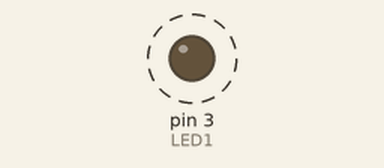
This sketch was run on a simulated Arduino Uno, built with avr-gcc and run on an emulated ATmega328P. On the bench: output pins drawn as LEDs (lit = HIGH). Dashed ring = blinking.

Above: at 0.5 s.
Timing chart, 0 to 4.6 s (numbered marks = the images above):
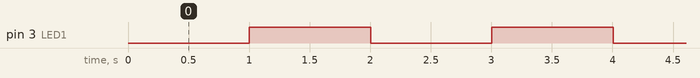

The sketch:

blink_sketch___using_millis.ino
```cpp
unsigned long ms_from_start =0;
unsigned long ms_previous_read_LED1 = 0;
unsigned long LED1_interval=1000;

#define LED1 3

int LED1_state=0;

void setup() {
  pinMode(LED1, OUTPUT);
}

void loop() {
  ms_from_start = millis();
  if (ms_from_start-ms_previous_read_LED1>LED1_interval){
    ms_previous_read_LED1=ms_from_start;
    if (LED1_state==0) LED1_state=1; else LED1_state=0;
    digitalWrite(LED1,LED1_state);
  }
}
```

Measured:
- by itself, pin 3 (LED1): alternates HIGH for 1.0 s and LOW for 1.0 s
